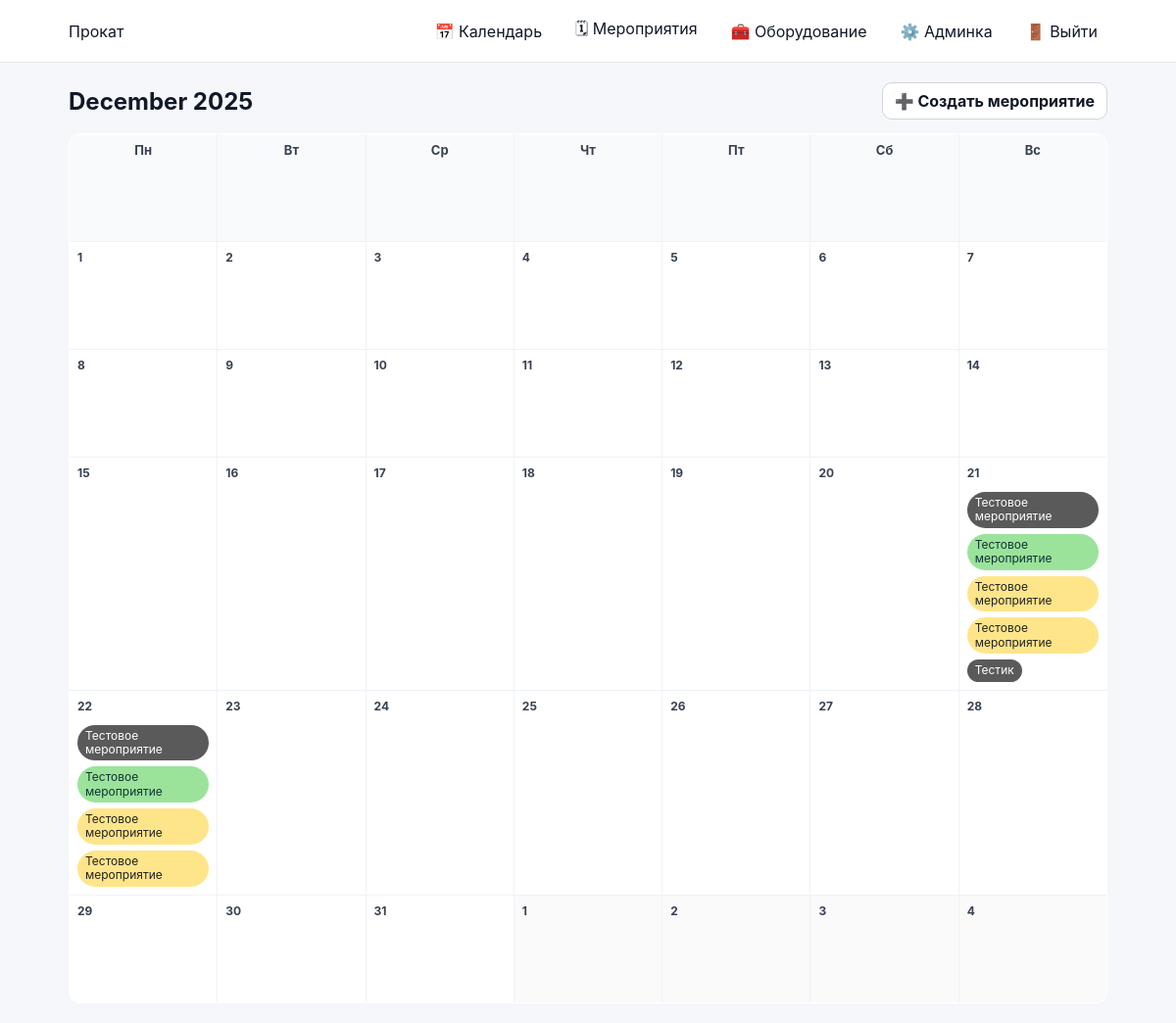
Before: /calendar/ (signed in) with the older database file.
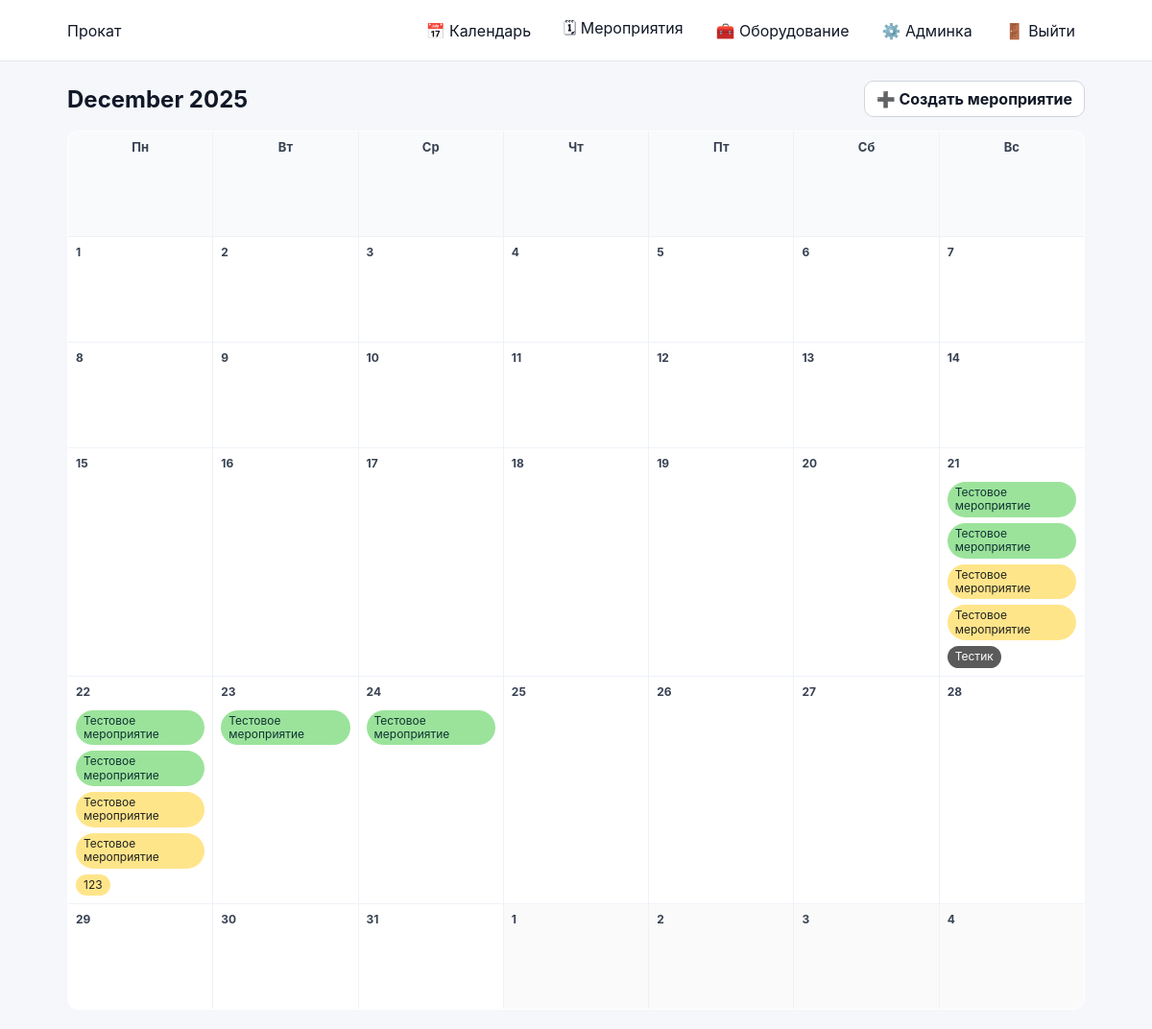
After: the same page with the newer database file.
### events/models.py (models this page shows, shortened)
class Event(models.Model):
    STATUS_DRAFT = 'draft'
    STATUS_CONFIRMED = 'confirmed'
    STATUS_CANCELLED = 'cancelled'
    STATUS_CLOSED = 'closed'
    STATUS_CHOICES = (
        (STATUS_DRAFT, 'Черновик'),
        (STATUS_CONFIRMED, 'Подтверждено'),
        (STATUS_CANCELLED, 'Отменено'),
        (STATUS_CLOSED, 'Закрыто'),
    )
    name = models.CharField(max_length=200)
    start_date = models.DateField()
    end_date = models.DateField(blank=True, null=True)
    client = models.CharField(max_length=200, blank=True)
    location = models.CharField(max_length=200, blank=True)
    responsible = models.ForeignKey(
        User,
        on_delete=models.SET_NULL,
        null=True,
        related_name='events'
    )
    status = models.CharField(
        max_length=20,
        choices=STATUS_CHOICES,
        default=STATUS_DRAFT
    )
    created_at = models.DateTimeField(auto_now_add=True)

### events/views.py (the view)
# urls.py: path('calendar/', calendar_view, name='calendar'),
@login_required
def calendar_view(request):
    auto_close_past_events()
    today = date.today()
    year = int(request.GET.get("year", today.year))
    month = int(request.GET.get("month", today.month))
    cal = calendar.Calendar(firstweekday=0)
    month_days = cal.monthdatescalendar(year, month)
    first_day = month_days[0][0]
    last_day = month_days[-1][-1]
    events = Event.objects.filter(start_date__lte=last_day, end_date__gte=first_day).order_by("start_date")
    events_by_day = {d: [] for week in month_days for d in week}
    event_has_problem = {}
    for ev in events:
        event_has_problem[ev.id] = bool(event_shortages(ev))
        cur = max(ev.start_date, first_day)
        end = min(ev.end_date, last_day)
        while cur <= end:
            if cur in events_by_day:
                events_by_day[cur].append(ev)
            cur = cur.fromordinal(cur.toordinal() + 1)
    return render(request, "events/calendar.html", {
        "year": year,
        "month": month,
        "month_name": calendar.month_name[month],
        "month_days": month_days,
        "events_by_day": events_by_day,
        "event_has_problem": event_has_problem,  # важно: всегда dict, иначе календарь падает
        "can_edit": user_can_edit_event_card(request.user),
    })

### accounts/permissions.py (called while the page is built)
def user_can_edit_event_card(user) -> bool:
    return bool(user and user.is_authenticated and (user.is_superuser or _has_group(user, ROLE_MANAGER)))

### events/templatetags/event_extras.py (called while the page is built)
@register.filter
def get_item(dictionary, key):
    if not dictionary:
        return []
    return dictionary.get(key, [])

### events/views.py (called while the page is built)
def auto_close_past_events():
    today = date.today()
    allowed = {s[0] for s in getattr(Event, "STATUS_CHOICES", [])}
    if "closed" not in allowed:
        return
    Event.objects.filter(end_date__lt=today).exclude(status="closed").update(status="closed")

def _reserved_other_map(event: Event) -> dict:
    qs = (
        EventEquipment.objects
        .filter(event__start_date__lte=event.end_date, event__end_date__gte=event.start_date)
        .exclude(event=event)
        .values("equipment_id")
        .annotate(total=Sum("quantity"))
    )
    return {row["equipment_id"]: int(row["total"] or 0) for row in qs}

def _required_map(event: Event) -> dict:
    qs = (
        EventEquipment.objects
        .filter(event=event)
        .values("equipment_id")
        .annotate(total=Sum("quantity"))
    )
    return {row["equipment_id"]: int(row["total"] or 0) for row in qs}

### events/templates/events/calendar.html
{% extends "base.html" %}
{% load event_extras %}
{% block content %}
<div class="toolbar">
    <h2 style="margin:0;">{{ month_name }} {{ year }}</h2>
    {% if can_edit %}
        <a class="btn" href="{% url 'event_create' %}">➕ Создать мероприятие</a>
    {% endif %}
</div>
<table class="calendar">
    <tr>
        <th>Пн</th>
        <th>Вт</th>
        <th>Ср</th>
        <th>Чт</th>
        <th>Пт</th>
        <th>Сб</th>
        <th>Вс</th>
    </tr>
    {% for week in month_days %}
    <tr>
        {% for day in week %}
        <td class="{% if day.month != month %}other-month{% endif %}">
            <div class="day-number">{{ day.day }}</div>
            {% for event in events_by_day|get_item:day %}
                <div class="event-pill status-{{ event.status }} {% if event_has_problem|get_item:event.id %}has-problem{% endif %}">
                    <a href="{% url 'event_detail' event.id %}">
                        {{ event.name }}
                    </a>
                </div>
            {% endfor %}
        </td>
        {% endfor %}
    </tr>
    {% endfor %}
</table>
{% endblock %}

Changed rows visible on the page:
now on one of the page's lists (row edited): Event: name "Тестовое мероприятие"
changed Event (number 1 of 6 on the later page): status "closed" → "confirmed" (drawn)
added Event: name "123", shown under "22"
